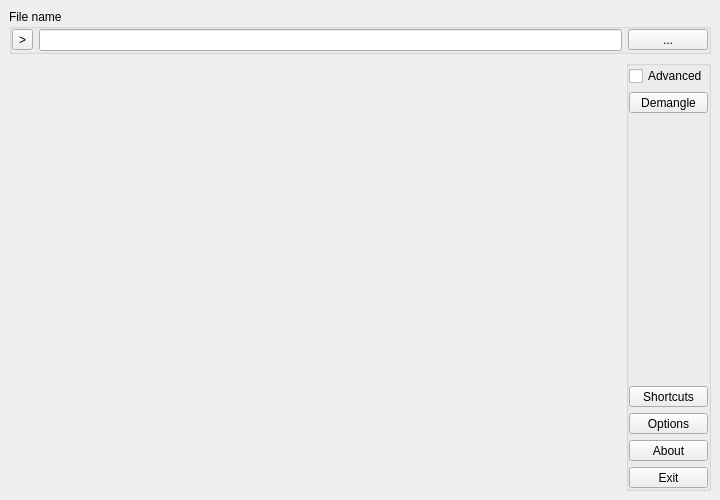
<?xml version="1.0" encoding="UTF-8"?>
<ui version="4.0">
 <class>GuiMainWindow</class>
 <widget class="QMainWindow" name="GuiMainWindow">
  <property name="geometry">
   <rect>
    <x>0</x>
    <y>0</y>
    <width>720</width>
    <height>500</height>
   </rect>
  </property>
  <property name="windowTitle">
   <string notr="true">GuiMainWindow</string>
  </property>
  <widget class="QWidget" name="centralwidget">
   <layout class="QVBoxLayout" name="verticalLayout_3">
    <item>
     <widget class="QGroupBox" name="groupBoxFileName">
      <property name="title">
       <string>File name</string>
      </property>
      <layout class="QHBoxLayout" name="horizontalLayout">
       <property name="leftMargin">
        <number>0</number>
       </property>
       <property name="topMargin">
        <number>0</number>
       </property>
       <property name="rightMargin">
        <number>0</number>
       </property>
       <property name="bottomMargin">
        <number>0</number>
       </property>
       <item>
        <widget class="QToolButton" name="toolButtonRecentFiles">
         <property name="text">
          <string notr="true">&gt;</string>
         </property>
        </widget>
       </item>
       <item>
        <widget class="QLineEdit" name="lineEditFileName"/>
       </item>
       <item>
        <widget class="QToolButton" name="toolButtonOpenFile">
         <property name="sizePolicy">
          <sizepolicy hsizetype="Preferred" vsizetype="Fixed">
           <horstretch>0</horstretch>
           <verstretch>0</verstretch>
          </sizepolicy>
         </property>
         <property name="minimumSize">
          <size>
           <width>80</width>
           <height>0</height>
          </size>
         </property>
         <property name="text">
          <string notr="true">...</string>
         </property>
        </widget>
       </item>
      </layout>
     </widget>
    </item>
    <item>
     <layout class="QHBoxLayout" name="horizontalLayout_2">
      <item>
       <widget class="FormatsWidget" name="widgetFormats" native="true">
        <property name="sizePolicy">
         <sizepolicy hsizetype="Expanding" vsizetype="Expanding">
          <horstretch>0</horstretch>
          <verstretch>0</verstretch>
         </sizepolicy>
        </property>
       </widget>
      </item>
      <item>
       <layout class="QVBoxLayout" name="verticalLayout_2">
        <item>
         <widget class="QGroupBox" name="groupBoxExtra">
          <layout class="QVBoxLayout" name="verticalLayout">
           <property name="spacing">
            <number>6</number>
           </property>
           <property name="leftMargin">
            <number>0</number>
           </property>
           <property name="topMargin">
            <number>0</number>
           </property>
           <property name="rightMargin">
            <number>0</number>
           </property>
           <property name="bottomMargin">
            <number>0</number>
           </property>
           <item>
            <widget class="QCheckBox" name="checkBoxAdvanced">
             <property name="text">
              <string>Advanced</string>
             </property>
            </widget>
           </item>
           <item>
            <widget class="QToolButton" name="toolButtonDemangle">
             <property name="sizePolicy">
              <sizepolicy hsizetype="Preferred" vsizetype="Fixed">
               <horstretch>0</horstretch>
               <verstretch>0</verstretch>
              </sizepolicy>
             </property>
             <property name="text">
              <string>Demangle</string>
             </property>
            </widget>
           </item>
           <item>
            <spacer name="verticalSpacer">
             <property name="orientation">
              <enum>Qt::Vertical</enum>
             </property>
             <property name="sizeHint" stdset="0">
              <size>
               <width>20</width>
               <height>40</height>
              </size>
             </property>
            </spacer>
           </item>
           <item>
            <widget class="QToolButton" name="toolButtonShortcuts">
             <property name="sizePolicy">
              <sizepolicy hsizetype="Preferred" vsizetype="Fixed">
               <horstretch>0</horstretch>
               <verstretch>0</verstretch>
              </sizepolicy>
             </property>
             <property name="text">
              <string>Shortcuts</string>
             </property>
            </widget>
           </item>
           <item>
            <widget class="QToolButton" name="toolButtonOptions">
             <property name="sizePolicy">
              <sizepolicy hsizetype="Preferred" vsizetype="Fixed">
               <horstretch>0</horstretch>
               <verstretch>0</verstretch>
              </sizepolicy>
             </property>
             <property name="text">
              <string>Options</string>
             </property>
            </widget>
           </item>
           <item>
            <widget class="QToolButton" name="toolButtonAbout">
             <property name="sizePolicy">
              <sizepolicy hsizetype="Preferred" vsizetype="Fixed">
               <horstretch>0</horstretch>
               <verstretch>0</verstretch>
              </sizepolicy>
             </property>
             <property name="text">
              <string>About</string>
             </property>
            </widget>
           </item>
           <item>
            <widget class="QToolButton" name="toolButtonExit">
             <property name="sizePolicy">
              <sizepolicy hsizetype="Preferred" vsizetype="Fixed">
               <horstretch>0</horstretch>
               <verstretch>0</verstretch>
              </sizepolicy>
             </property>
             <property name="text">
              <string>Exit</string>
             </property>
            </widget>
           </item>
          </layout>
         </widget>
        </item>
       </layout>
      </item>
     </layout>
    </item>
   </layout>
  </widget>
 </widget>
 <customwidgets>
  <customwidget>
   <class>FormatsWidget</class>
   <extends>QWidget</extends>
   <header>formatswidget.h</header>
   <container>1</container>
  </customwidget>
 </customwidgets>
 <resources/>
 <connections/>
</ui>
